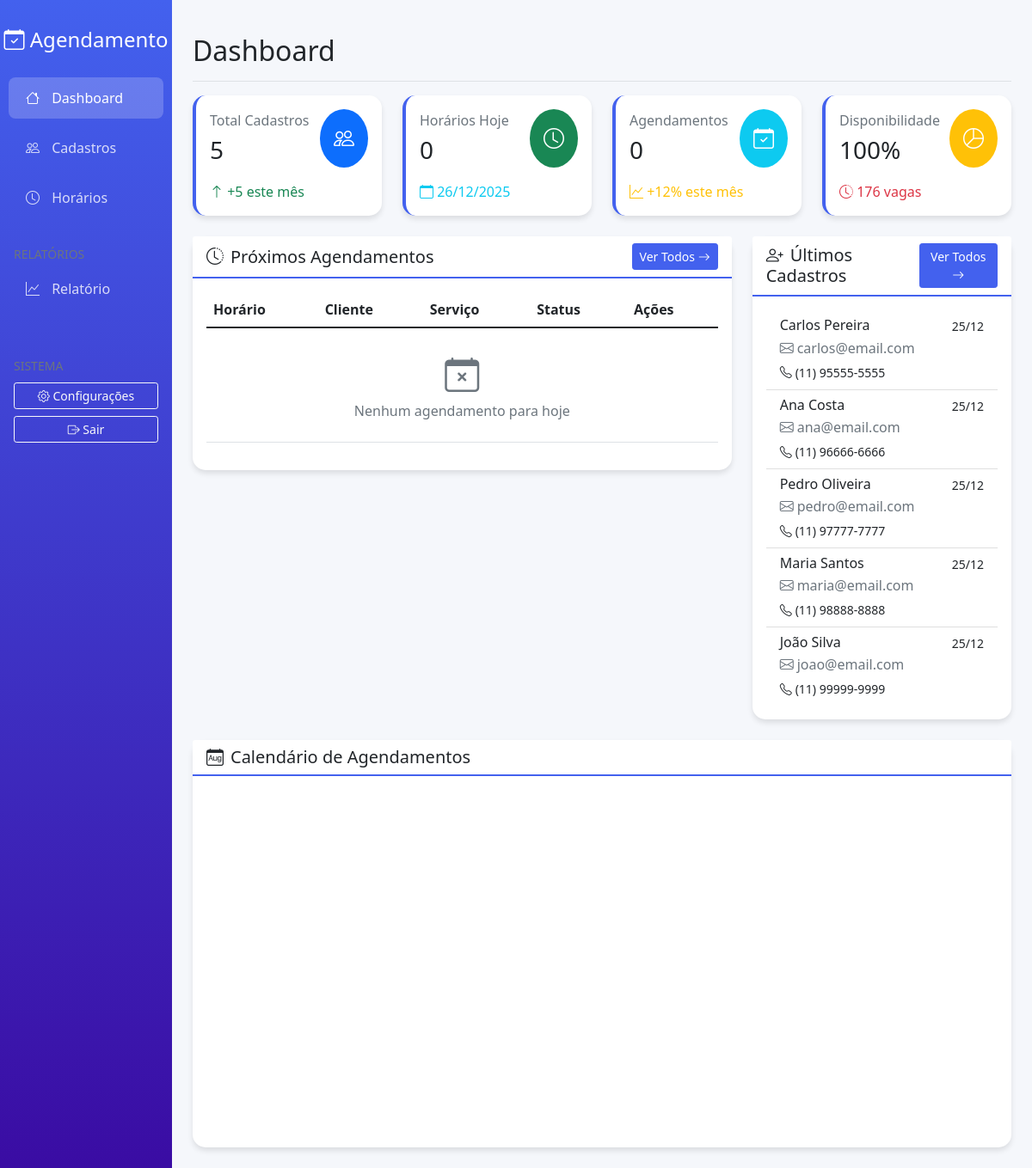
Before: / with the older database file.
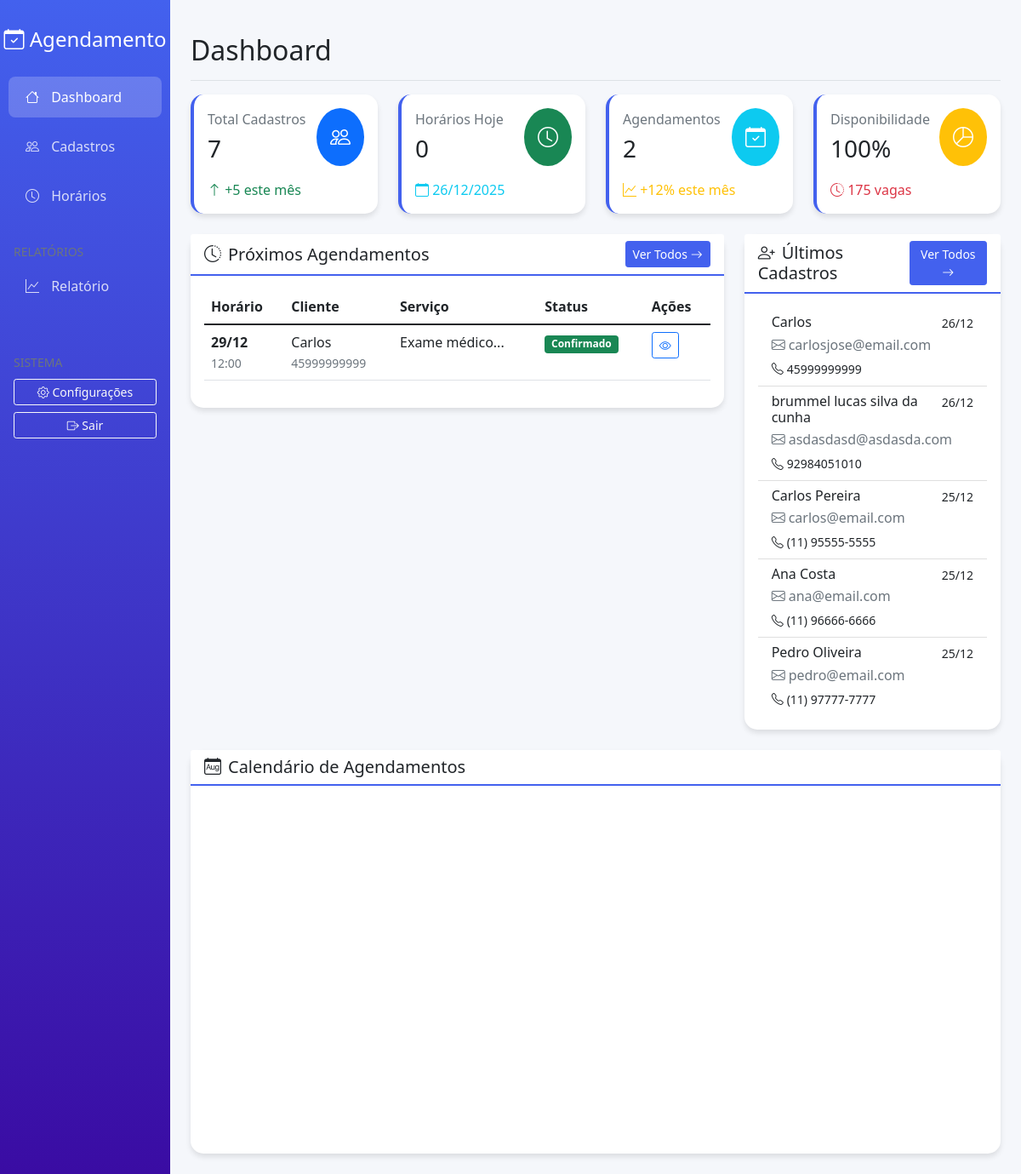
After: the same page with the newer database file.
### models/Cadastro.py (models this page shows, shortened)
class Cadastro(db.Model):
    __tablename__ = 'cadastros'
    id = db.Column(db.Integer, primary_key=True)
    nome = db.Column(db.String(100), nullable=False)
    email = db.Column(db.String(100), unique=True, nullable=False)
    telefone = db.Column(db.String(20))
    documento = db.Column(db.String(20), unique=True)
    data_criacao = db.Column(db.DateTime, default=datetime.utcnow)
    horarios = db.relationship('Horario', backref='cadastro', lazy=True, cascade='all, delete-orphan')

### models/Horario.py (models this page shows, shortened)
class Horario(db.Model):
    __tablename__ = 'horarios'
    id = db.Column(db.Integer, primary_key=True)
    cadastro_id = db.Column(db.Integer, db.ForeignKey('cadastros.id'), nullable=False)
    data = db.Column(db.Date, nullable=False)
    hora_inicio = db.Column(db.Time, nullable=False)
    hora_fim = db.Column(db.Time, nullable=False)
    descricao = db.Column(db.Text)
    status = db.Column(db.String(20), default='agendado')
    tipo_servico = db.Column(db.String(50))
    prioridade = db.Column(db.String(20), default='normal')
    data_criacao = db.Column(db.DateTime, default=datetime.utcnow)
    data_atualizacao = db.Column(db.DateTime, onupdate=datetime.utcnow)

### app.py (the view)
    @app.route('/')
    def index():
        with app.app_context():
            total_cadastros = Cadastro.query.count()
            total_horarios = Horario.query.count()
            hoje = date.today()
            horarios_hoje = Horario.query.filter_by(data=hoje).count()
            semana_fim = hoje + timedelta(days=7)
            proximos_horarios = Horario.query.filter(
                Horario.data >= hoje,
                Horario.data <= semana_fim
            ).order_by(Horario.data, Horario.hora_inicio).limit(5).all()
            ultimos_cadastros = Cadastro.query.order_by(Cadastro.data_criacao.desc()).limit(5).all()
            mes_fim = hoje + timedelta(days=30)
            eventos_calendario = Horario.query.filter(
                Horario.data >= hoje,
                Horario.data <= mes_fim
            ).all()
            horarios_mes = Horario.query.filter(
                Horario.data >= hoje.replace(day=1),
                Horario.data <= (hoje.replace(day=28) + timedelta(days=4)).replace(day=1) - timedelta(days=1)
            ).count()
            horas_totais = 176 * 60  # em minutos
            horas_ocupadas = sum([
                (h.hora_fim.hour * 60 + h.hora_fim.minute) -
                (h.hora_inicio.hour * 60 + h.hora_inicio.minute)
                for h in Horario.query.filter(
                    Horario.data >= hoje.replace(day=1),
                    Horario.data <= (hoje.replace(day=28) + timedelta(days=4)).replace(day=1) - timedelta(days=1)
                ).all()
            ])
            disponibilidade = max(0, 100 - int((horas_ocupadas / horas_totais) * 100)) if horas_totais > 0 else 100
            vagas_restantes = max(0, (horas_totais - horas_ocupadas) // 60)
            inicio_semana = hoje - timedelta(days=hoje.weekday())
            dias_semana = []
            for i in range(7):
                dia_data = inicio_semana + timedelta(days=i)
                eventos_dia = [h for h in eventos_calendario if h.data == dia_data]
                dias_semana.append({
                    'data': dia_data,
                    'eventos': [{
                        'hora': f"{h.hora_inicio.strftime('%H:%M')}-{h.hora_fim.strftime('%H:%M')}",
                        'cliente': h.cadastro.nome[:10] + '...' if len(h.cadastro.nome) > 10 else h.cadastro.nome,
                        'cor': '#4361ee'
                    } for h in eventos_dia[:2]]  # Limitar a 2 eventos por dia para visualização
                })
            semana_atual = f"{inicio_semana.strftime('%d/%m')} - {(inicio_semana + timedelta(days=6)).strftime('%d/%m')}"
            return render_template('index.html',
                                 total_cadastros=total_cadastros,
                                 total_horarios=total_horarios,
                                 horarios_hoje=horarios_hoje,
                                 hoje=hoje.strftime('%Y-%m-%d'),
                                 data_hoje=hoje.strftime('%d/%m/%Y'),
                                 disponibilidade=disponibilidade,
                                 vagas_restantes=vagas_restantes,
                                 proximos_horarios=proximos_horarios,
                                 ultimos_cadastros=ultimos_cadastros,
                                 eventos_calendario=eventos_calendario,
                                 semana_atual=semana_atual,
                                 semana=dias_semana)

### templates/index.html (shortened to what the changed rows need)
{% extends "base.html" %}
{% block page_title %}Dashboard{% endblock %}
{% block content %}
<div class="row">
    <div class="col-md-3 mb-4">
        <div class="card stat-card">
            <div class="card-body">
                <div class="d-flex justify-content-between align-items-center">
                    <div>
                        <h6 class="text-muted mb-2">Total Cadastros</h6>
                        <h3 class="mb-0">{{ total_cadastros }}</h3>
                    </div>
                </div>
            </div>
        </div>
    </div>
    <div class="col-md-3 mb-4">
        <div class="card stat-card">
            <div class="card-body">
                <div class="d-flex justify-content-between align-items-center">
                    <div>
                        <h6 class="text-muted mb-2">Agendamentos</h6>
                        <h3 class="mb-0">{{ total_horarios }}</h3>
                    </div>
                </div>
            </div>
        </div>
    </div>
    <div class="col-md-3 mb-4">
        <div class="card stat-card">
            <div class="card-body">
                <div class="mt-3">
                    <span class="text-danger">
                        <i class="bi bi-clock-history"></i> {{ vagas_restantes }} vagas
                    </span>
                </div>
            </div>
        </div>
    </div>
</div>
<div class="row">
    <div class="col-md-8 mb-4">
        <div class="card">
            <div class="card-body">
                <div class="table-responsive">
                    <table class="table table-hover">
                        <thead>
                            <tr>
                                <th>Horário</th>
                                <th>Cliente</th>
                                <th>Serviço</th>
                                <th>Status</th>
                                <th>Ações</th>
                            </tr>
                        </thead>
                        <tbody>
                            {% for horario in proximos_horarios %}
                            <tr>
                                <td>
                                    <strong>{{ horario.data.strftime('%d/%m') }}</strong><br>
                                    <small class="text-muted">{{ horario.hora_inicio.strftime('%H:%M') }}</small>
                                </td>
                                <td>
                                    {{ horario.cadastro.nome }}<br>
                                    <small class="text-muted">{{ horario.cadastro.telefone }}</small>
                                </td>
                                <td>{{ horario.descricao[:30] }}...</td>
                                <td>
                                    <span class="badge bg-success">Confirmado</span>
                                </td>
                                <td>
                                    <a href="{{ url_for('visualizar_horario', id=horario.id) }}"
                                       class="btn btn-sm btn-outline-primary">
                                        <i class="bi bi-eye"></i>
                                    </a>
                                </td>
                            </tr>
                            {% else %}
                            <tr>
                                <td colspan="5" class="text-center text-muted py-4">
                                    <i class="bi bi-calendar-x fs-1"></i><br>
                                    Nenhum agendamento para hoje
                                </td>
                            </tr>
                            {% endfor %}
                        </tbody>
                    </table>
                </div>
            </div>
        </div>
    </div>
    <div class="col-md-4 mb-4">
        <div class="card">
            <div class="card-body">
                <div class="list-group list-group-flush">
                    {% for cadastro in ultimos_cadastros %}
                    <a href="{{ url_for('visualizar_cadastro', id=cadastro.id) }}"
                       class="list-group-item list-group-item-action">
                        <div class="d-flex w-100 justify-content-between">
                            <h6 class="mb-1">{{ cadastro.nome }}</h6>
                            <small>{{ cadastro.data_criacao.strftime('%d/%m') }}</small>
                        </div>
                        <p class="mb-1 text-muted">
                            <i class="bi bi-envelope me-1"></i>{{ cadastro.email }}
                        </p>
                        {% if cadastro.telefone %}
                        <small>
                            <i class="bi bi-telephone me-1"></i>{{ cadastro.telefone }}
                        </small>
                        {% endif %}
                    </a>
                    {% else %}
                    <div class="text-center text-muted py-4">
                        <i class="bi bi-people fs-1"></i><br>
                        Nenhum cadastro recente
                    </div>
                    {% endfor %}
                </div>
            </div>
        </div>
    </div>
</div>
<link href='https://cdn.jsdelivr.net/npm/fullcalendar@5.10.1/main.min.css' rel='stylesheet' />
{% endblock %}

Changed rows visible on the page:
no longer on this page (row unchanged): Cadastro: nome "Maria Santos", data_criacao "25/12", email "maria@email.com", telefone "(11) 98888-8888"
no longer on this page (row unchanged): Cadastro: nome "João Silva", data_criacao "25/12", email "joao@email.com", telefone "(11) 99999-9999"
added Horario: data "29/12", hora_inicio "12:00", cadastro.nome "Carlos", cadastro.telefone "45999999999", descricao "Exame médico"
added Cadastro: nome "Carlos", data_criacao "26/12", email "carlosjose@email.com", telefone "45999999999"
added Cadastro: nome "brummel lucas silva da cunha", data_criacao "26/12", email "asdasdasd@asdasda.com", telefone "92984051010"
Other visible differences:
{{ total_cadastros }}: "5" → "7"
{{ total_horarios }}: "0" → "2"
{{ vagas_restantes }}: "176" → "175"
text no longer shown: "Nenhum agendamento para hoje"
